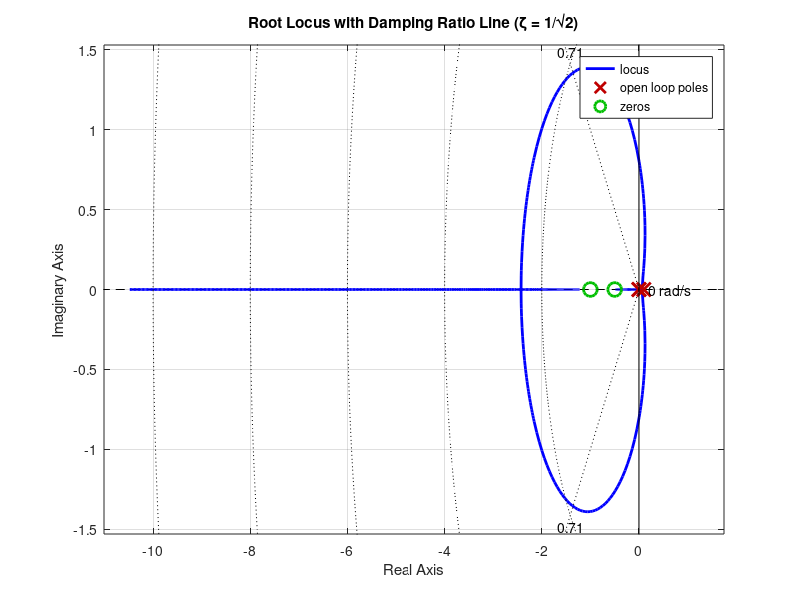

Reproduce this figure in MATLAB. (Note: this script raises an error after producing the figure.)
% 시스템 정의 (PD 제어기 포함)
s = tf('s');
G = (s + 1) / (s^2 * (s - 0.1));
C = (2*s + 1);   % PD controller
L = C * G;

% Root Locus 및 감쇠비선 그리기
figure
rlocus(L)
sgrid(1/sqrt(2), [],color ='b')   % 감쇠비 = 1/sqrt(2)
title('Root Locus with Damping Ratio Line (ζ = 1/√2)')
grid on

% 마우스로 원하는 극점 위치 클릭해서 Gain 찾기
[K, poles] = rlocfind(L);  % 클릭하면 해당 극점에 대응하는 K 반환

disp(['선택된 K: ', num2str(K)])
disp('폐루프 극점:')
disp(poles)
